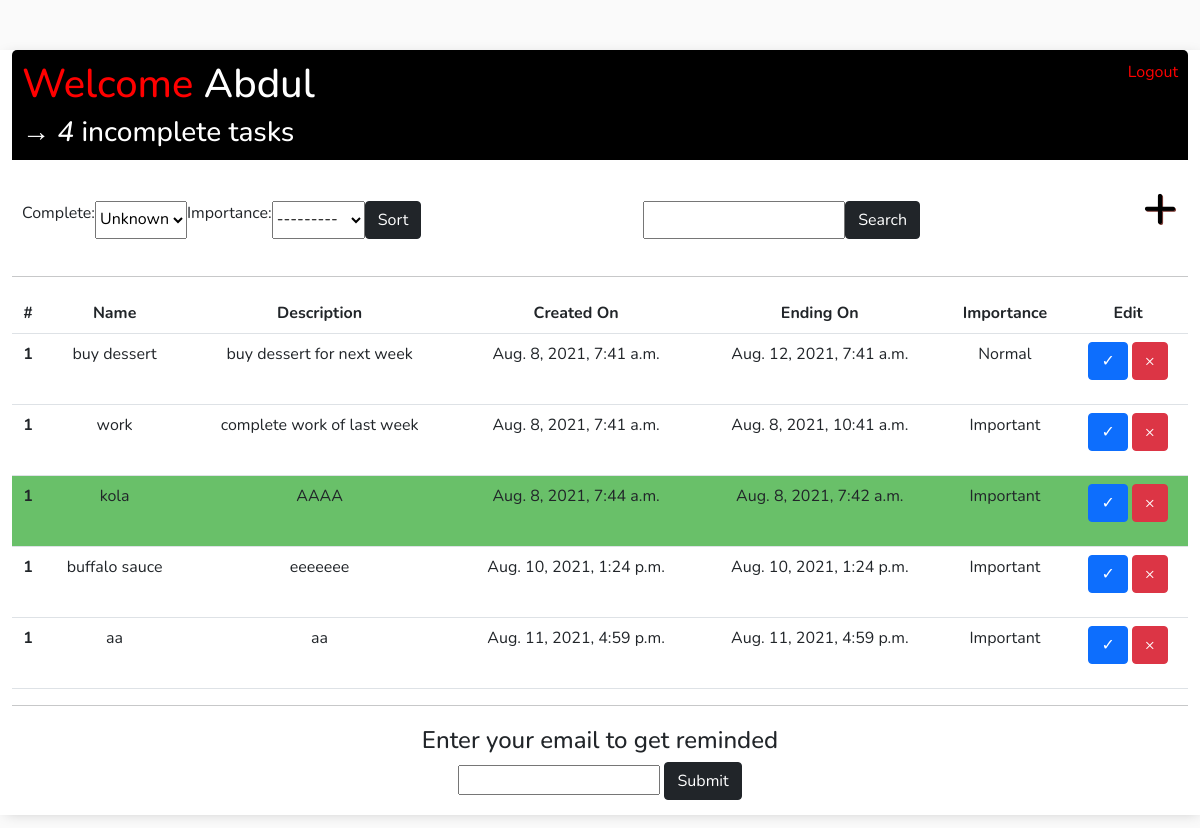
The app's page / (signed in), older data.
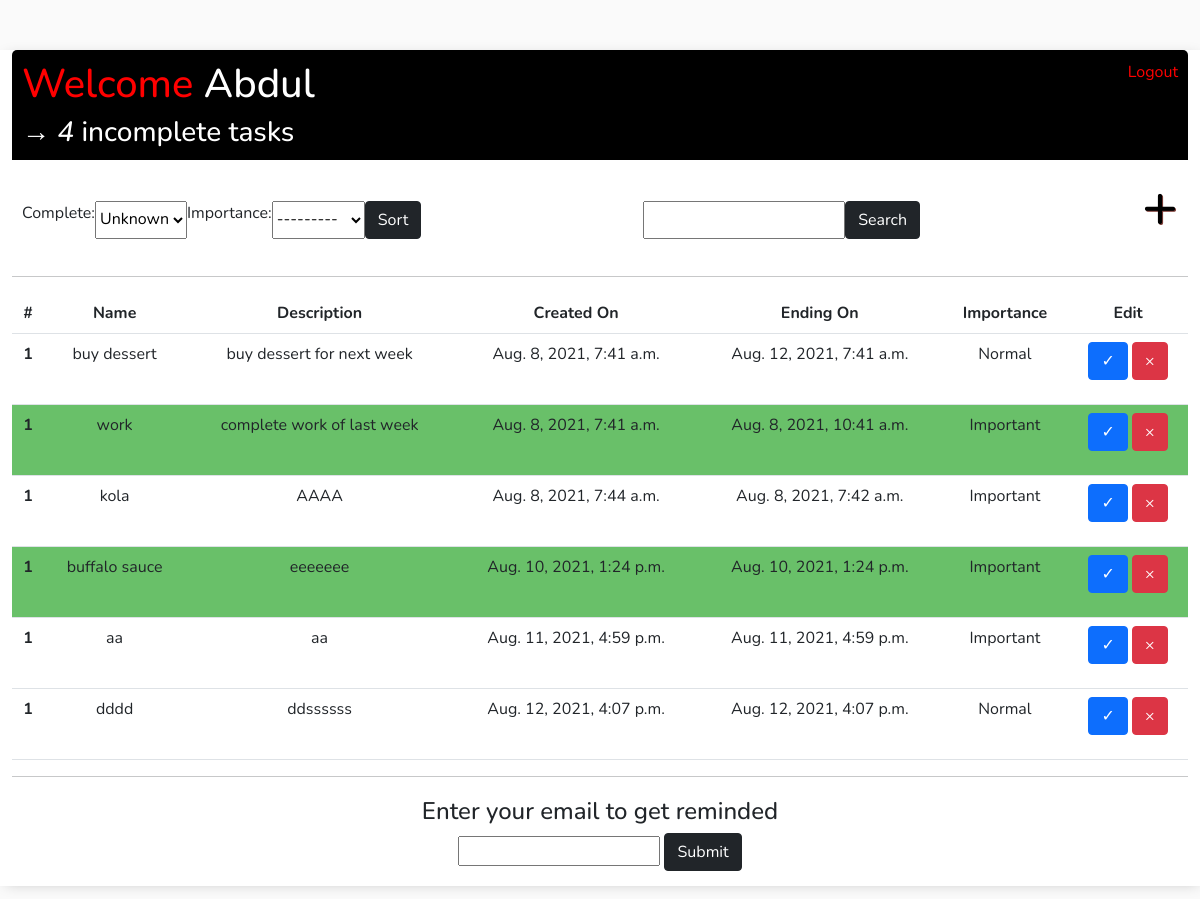
The same page, newer data.
### tasks/models.py (models this page shows)
class Task(models.Model):
    user = models.ForeignKey(User, on_delete=models.CASCADE, null=True, blank=True)
    title = models.CharField(max_length=200)
    description = models.TextField(max_length=200, null=True, blank=True)
    complete = models.BooleanField(default=False)
    importance = models.ForeignKey(Importance, null=True, blank=False, on_delete=models.CASCADE)
    creation_date = models.DateTimeField(default=timezone.now)
    ending_date = models.DateTimeField(null=True, blank=False)
    def __str__(self):
        return self.title
    class Meta:
        ordering = ['creation_date']

class Importance(models.Model):
    name = models.CharField(max_length=50)
    def __str__(self):
        return self.name

### tasks/views.py (the view)
# urls.py: path('', TaskList.as_view(), name="task_list"),
class TaskList(LoginRequiredMixin, ListView):
    model = Task
    context_object_name = 'tasks'
    def get_context_data(self, **kwargs):
        context = super().get_context_data(**kwargs)
        context['tasks'] = context['tasks'].filter(user=self.request.user)
        context['count'] = context['tasks'].filter(complete=False).count()
        context['myFilter'] = OrderFilter(self.request.GET, queryset=self.get_queryset())
        search_input = self.request.GET.get('search-area') or ''
        if search_input:
            context['tasks'] = context['tasks'].filter(title__icontains=search_input)
        context['search_input'] = search_input
        return context

### tasks/templates/tasks/task_list.html
{% extends 'tasks/main.html' %}
{% block content %}
<div class="header-bar">
      <div>
        <h1><a href="{% url 'task_list' %}">Welcome</a> {{request.user|title}}</h1>
        <h3 style="margin:0;"><i>&#8594; {{ count }}</i> incomplete task{{ count|pluralize:"s" }} </h3>
    </div>
    {% if request.user.is_authenticated %}
        <a class="" href="{% url 'logout' %}">Logout</a>
    {% else %}
        <a href="{% url 'login' %}">Login</a>
    {% endif %}
</div>
<div id="search-add-wrapper">
    <form method="GET" style="margin-top:20px; display:flex;">
              {{myFilter.form}}
        <input class=" btn btn-dark" type="submit" value="Sort">
    </form>
    <form method="GET" style="margin-top:20px; display:flex;">
        <input type="text" name="search-area" value="{{search_input}}">
        <input class=" btn btn-dark" type="submit" value="Search">
    </form>
    <h2><a id="add-link" href="{% url 'task_create' %}">&#x2b;</a></h2>
</div>
<hr>
<div class="">
    <table class="table table-hover ">
        <tr>
          <th scope="col">#</th>
          <th scope="col">Name</th>
          <th scope="col">Description</th>
          <th scope="col">Created On</th>
          <th scope="col">Ending On</th>
          <th scope="col">Importance</th>
          <th scope="col">Edit</th>
        </tr>
    {% for task in tasks %}
        {% if task.complete %}
            <tr class="spaceUnder task-complete-icon">
                <th scope="row">1</th>
                <td>{{task}}</td>
                <td>{{task.description}}</td>
                <td>{{task.creation_date}}</td>
                <td>{{task.ending_date}}</td>
                <td>{{task.importance}}</td>
                <td>
                    <a class="btn btn-primary" href="{% url 'task_update' task.id %}">&#10003;</a>
                    <a class="btn btn-danger" href="{% url 'task_delete' task.id %}">&#215;</a>
                </td>
            </tr>
        {% else %}
            <tr class="spaceUnder">
                <th scope="row">1</th>
                <td>{{task}}</td>
                <td>{{task.description}}</td>
                <td>{{task.creation_date}}</td>
                <td>{{task.ending_date}}</td>
                <td>{{task.importance}}</td>
                <td>
                    <a class="btn btn-primary" href="{% url 'task_update' task.id %}">&#10003;</a>
                    <a class="btn btn-danger" href="{% url 'task_delete' task.id %}">&#215;</a>
                </td>
            </tr>
        {% endif %}
   {% empty%}
        <th>No item in list</th>
   {% endfor %}
    </table>
</div>
<hr>
<div class="email">
<h4>Enter your email to get reminded</h4>
<input style="text-align:center; margin-bottom:20px;" ty placeholder="">
<input class="btn btn-dark" type="submit" value="Submit">
</div>
{% endblock content %}

### tasks/templates/tasks/main.html (shortened to what this page needs)
<!DOCTYPE html>
<html lang="en">
<head>
    <link href="https://cdn.jsdelivr.net/npm/bootstrap@5.1.0/dist/css/bootstrap.min.css" rel="stylesheet">
</head>
    <body>
        <div class="container">
            {% block content %}
            {% endblock content %}
        </div>
    </body>
</html>

### tasks/templates/tasks/main.html (style rules this page uses)
body { background-color: #FAFAFA; font-family: 'Nunito', sans-serif; padding-top: 50px; }
.container { max-width: 1200px; margin: auto; background-color: #fff; -webkit-box-shadow: 2px 2px 13px -4px rgba(0, 0, 0, 0.21); box-shadow: 2px 2px 13px -4px rgba(0, 0, 0, 0.21); }
.header-bar a { color: red; text-decoration: none; }
#add-link { color: black; text-decoration: none; font-size: 60px; text-shadow: 1px 1px #81413b; }
tr.spaceUnder>td { padding-bottom: 1.5em; }
table { border-collapse: collapse; width: 100%; border-spacing: 10px; border-spacing: 20px;  }
td, th { text-align: center; }
.email { border: 0px solid black; width: 50%; height: 50%; margin: 20px auto ; overflow-wrap: break-word; text-align: center }

Row changes from the older to the newer data that the page shows:
changed Task "work": complete False → True (drawn)
changed Task "kola": complete True → False (drawn)
changed Task "buffalo sauce": complete False → True (drawn)
added Task: title "dddd", description "ddssssss", creation_date "Aug. 12, 2021, 4:07 p.m.", ending_date "Aug. 12, 2021, 4:07 p.m.", importance "Normal"
